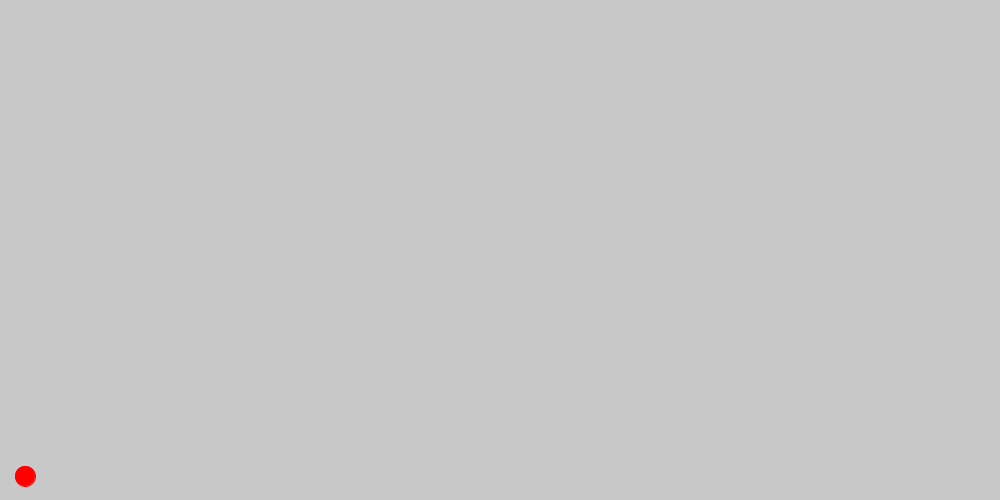
Frame 1 (no input)
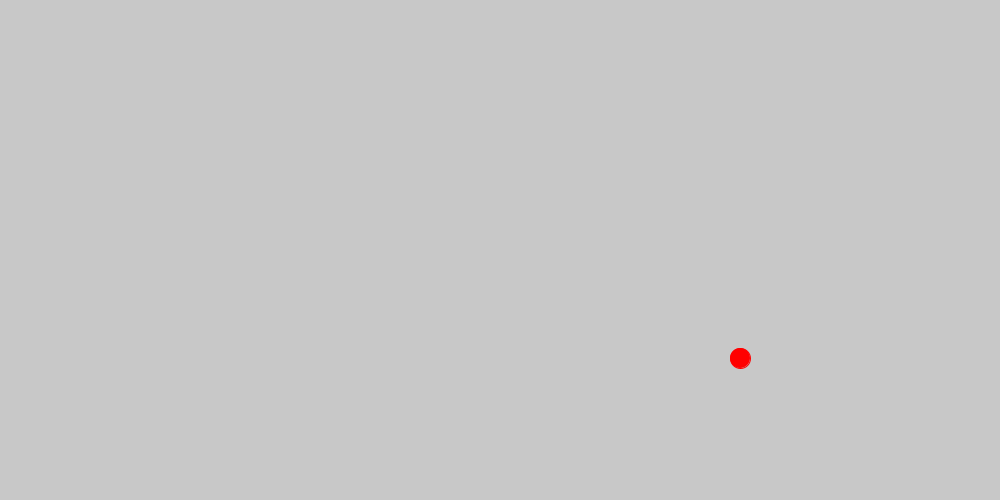
Frame 60 (the mouse pressed at the canvas centre just before this capture)
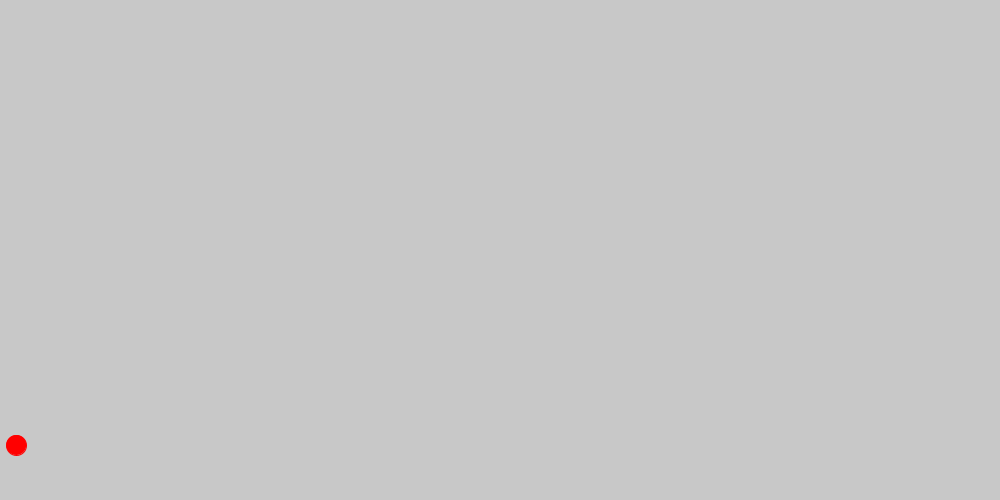
Frame 120 (the mouse held since frame 60 and released just before this capture)

The Processing sketch that drew these frames (run headless with seeded random() and noise(); from frame 60 on, the mouse is pressed at the canvas centre):

// Processing sketch: processing_123050
// ── processing_123050.pde

float x,y;
float x_velocity, y_velocity;
float gravity;
float radius;
void setup()
{
size(1000,500);
x = 0;
y = 500;
x_velocity = 25;
y_velocity = -25;
gravity = 1;
radius = 10;
}
void draw()
{
  background(200);
  y_velocity += gravity;
  x += x_velocity;
  y += y_velocity;
  if (y>height-radius)
  {
    y = height-radius;
    y_velocity *= -0.75;
  }
  if (x<radius)
  {
    x = radius;
    x_velocity *= -0.5;
  }
  if (x>(width-radius))
  {
    x = width-radius;
    x_velocity *= -0.5;
  }
  ball(x,y);
}
void ball(float x, float y)
{
  pushMatrix();
  translate(x,y);
  stroke(100);
  stroke(color(255,0,0));
  ellipseMode(RADIUS);
  fill(255,0,0);
  ellipse(0,0,radius,radius);
  popMatrix();
}
